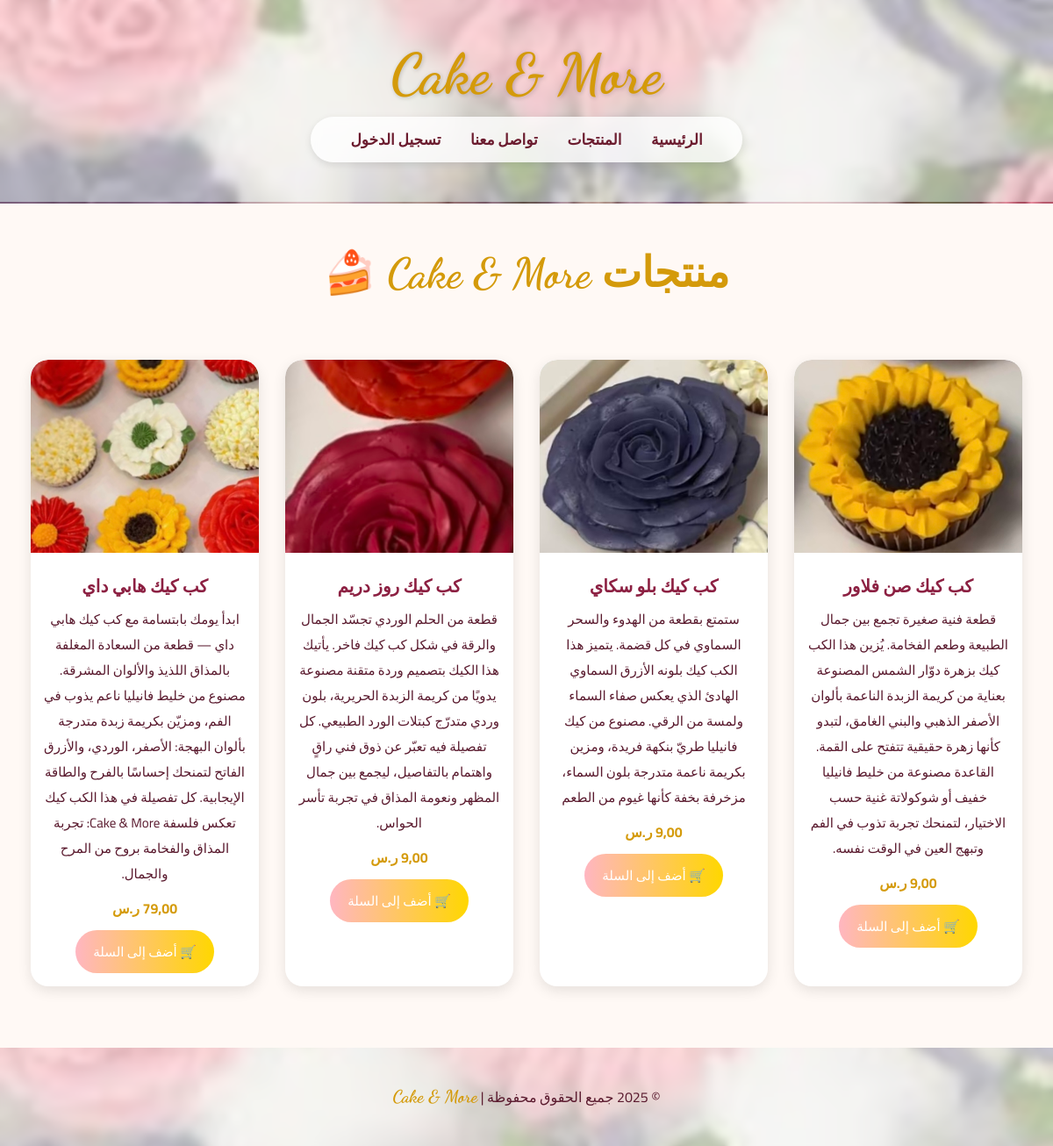
/store/, run on the app's committed database.
### store/models.py (models this page shows, shortened)
class Product(models.Model):
    name = models.CharField(max_length=100, verbose_name="اسم المنتج")
    description = models.TextField(verbose_name="الوصف")
    price = models.DecimalField(max_digits=6, decimal_places=2, verbose_name="السعر")
    image = models.ImageField(upload_to="products/", verbose_name="صورة المنتج")
    class Meta:
        verbose_name = "منتج"
        verbose_name_plural = "المنتجات"

### store/views.py (the view)
# urls.py: path("", views.product_list, name="product_list"),
def product_list(request):
    products = Product.objects.all()
    return render(request, "store/product_list.html", {"products": products})

### templates/store/product_list.html (shortened to what this page needs)
{% load static %}
<!DOCTYPE html>
<html lang="ar" dir="rtl">
<head>
</head>
<body>
  {% include 'header.html' %}
  <h1>منتجات Cake & More 🍰</h1>
  <section class="products">
    {% for product in products %}
      <div class="card">
        <img src="{{ product.image.url }}" alt="{{ product.name }}">
        <h4>{{ product.name }}</h4>
        <p>{{ product.description }}</p>
        <span>{{ product.price }} ر.س</span>
        <a href="{% url 'cart:add_to_cart' product.id %}" class="add-to-cart">🛒 أضف إلى السلة</a>
      </div>
    {% endfor %}
  </section>
  {% include 'footer.html' %}
</body>
</html>

### templates/store/product_list.html (style rules this page uses)
body { background-color: #fff9f5; margin: 0; font-family: 'Cairo', sans-serif; color: #6b1b2e; text-align: center; }
h1 { font-family: 'Dancing Script', cursive; font-size: 48px; color: #d49a0a; margin-top: 50px; }
.products { display: flex; flex-wrap: wrap; justify-content: center; gap: 30px; margin: 50px auto; padding: 20px; }
.card { background: #fff; width: 260px; border-radius: 20px; box-shadow: 0 5px 15px rgba(0,0,0,0.1); overflow: hidden; text-align: center; transition: transform 0.3s ease; }
.card img { width: 100%; height: 220px; object-fit: cover; border-top-left-radius: 20px; border-top-right-radius: 20px; }
.card h4 { color: #8c2042; margin: 10px 0 5px; font-size: 20px; }
.card p { color: #5a1a2e; font-size: 15px; margin: 0 15px 10px; min-height: 50px; }
.card span { display: block; color: #d49a0a; font-weight: bold; margin-bottom: 10px; }
.add-to-cart { display: inline-block; background: linear-gradient(90deg, #ffb6c1, #ffd700); color: white; padding: 10px 20px; border-radius: 25px; text-decoration: none; transition: 0.3s; font-size: 15px; margin-bottom: 15px; }

### data on the page
Product: image (picture), name "كب كيك صن فلاور", description "قطعة فنية صغيرة تجمع بين جمال الطبيعة وطعم الفخامة. يُزين هذا الكب كيك بزهرة دوّار الشمس المصنوعة بعناية من كريمة الزبدة الناعمة بألوان الأصفر الذهبي والبني الغامق، لتبدو كأنها زهرة حقيقية تتفتح على القمة. القاعدة مصنوعة من خليط فانيليا خفيف أو شوكولاتة غنية حسب الاختيار، لتمنحك تجربة تذوب في الفم وتبهج العين في الوقت نفسه."
Product: image (picture), name "كب كيك بلو سكاي", description "ستمتع بقطعة من الهدوء والسحر السماوي في كل قضمة. يتميز هذا الكب كيك بلونه الأزرق السماوي الهادئ الذي يعكس صفاء السماء ولمسة من الرقي. مصنوع من كيك فانيليا طريّ بنكهة فريدة، ومزين بكريمة ناعمة متدرجة بلون السماء، مزخرفة بخفة كأنها غيوم من الطعم"
Product: image (picture), name "كب كيك روز دريم", description "قطعة من الحلم الوردي تجسّد الجمال والرقة في شكل كب كيك فاخر. يأتيك هذا الكيك بتصميم وردة متقنة مصنوعة يدويًا من كريمة الزبدة الحريرية، بلون وردي متدرّج كبتلات الورد الطبيعي. كل تفصيلة فيه تعبّر عن ذوق فني راقٍ واهتمام بالتفاصيل، ليجمع بين جمال المظهر ونعومة المذاق في تجربة تأسر الحواس."
Product: image (picture), name "كب كيك هابي داي", description "ابدأ يومك بابتسامة مع كب كيك هابي داي — قطعة من السعادة المغلفة بالمذاق اللذيذ والألوان المشرقة. مصنوع من خليط فانيليا ناعم يذوب في الفم، ومزيّن بكريمة زبدة متدرجة بألوان البهجة: الأصفر، الوردي، والأزرق الفاتح لتمنحك إحساسًا بالفرح والطاقة الإيجابية. كل تفصيلة في هذا الكب كيك تعكس فلسفة Cake & More: تجربة المذاق والفخامة بروح من المرح والجمال."
